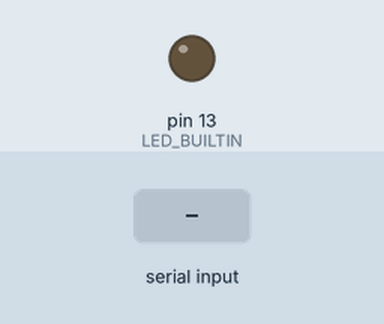
This sketch was run on a simulated Arduino Uno, built with avr-gcc and run on an emulated ATmega328P. Parts: output pins drawn as LEDs (lit = HIGH). Dashed ring = blinking. The test bench sets the inputs (shaded band).

Above: at 1.2 s.
1.3 s: "b" received over Serial
At 1.4 s:
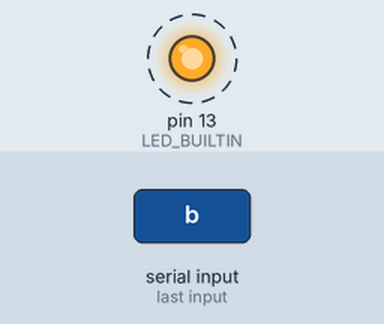
4.3 s: "o" received over Serial
7.3 s: "x" received over Serial
At 8.3 s:
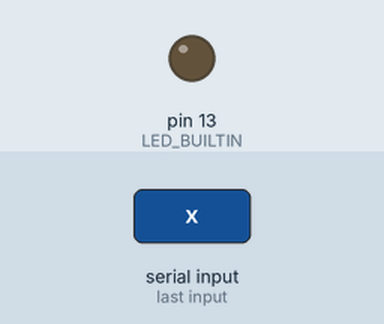
Timing chart, 0 to 10.3 s (numbered marks = the images above; inputs shaded):
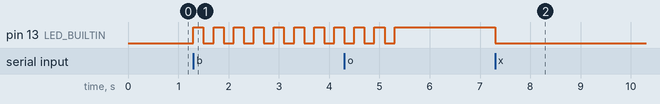

Measured:
- after the input at 1.3 s, pin 13 (LED_BUILTIN): alternates HIGH for 0.20 s and LOW for 0.20 s, starting at once
- after the input at 7.3 s, pin 13 (LED_BUILTIN): HIGH → LOW at once

The sketch:

sketch_apr18a.ino
```cpp
char userInput;

void setup() {
  Serial.begin(9600);
  pinMode(LED_BUILTIN, OUTPUT);
}

void loop() {


  if(Serial.available()> 0){

    userInput = Serial.read();
    //int delay_Value = Serial.parseInt();


      if(userInput == 'o'){
        digitalWrite(LED_BUILTIN, HIGH);

      }
      if (userInput == 'x'){
        digitalWrite(LED_BUILTIN, LOW);

      }
      if (userInput == 'b'){
        for(int i = 0; i<10;i++){
        digitalWrite(LED_BUILTIN, HIGH);
        delay(200);
        digitalWrite(LED_BUILTIN, LOW);
        delay(200);

        }
      }
  }
}
```
